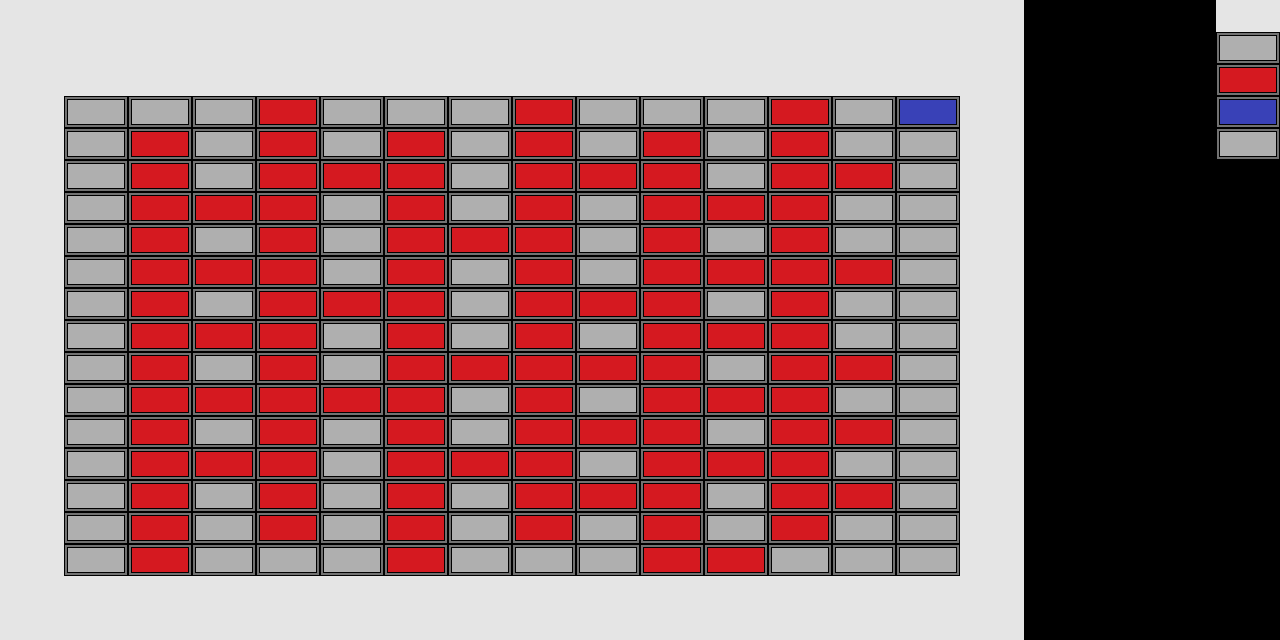

Below is a game level as drawn by its tile map, then a one-line description and the .tmx that defines it (tile-layer data replaced by summaries):
An orthogonal 20x20 tile map with 64x32 px tiles, 1 tile layer (Layer).

<map version="1.0" orientation="orthogonal" width="20" height="20" tilewidth="64" tileheight="32">
 <tileset firstgid="1" name="Tileset" tilewidth="64" tileheight="32">
  <image source="Tileset.png" trans="ffffff" width="192" height="64" />
 </tileset>
 <layer name="Layer" width="20" height="20" opacity="0.9">
  <data>[400 cells, 325 non-empty, 5 distinct tile ids]</data>
 </layer>
</map>